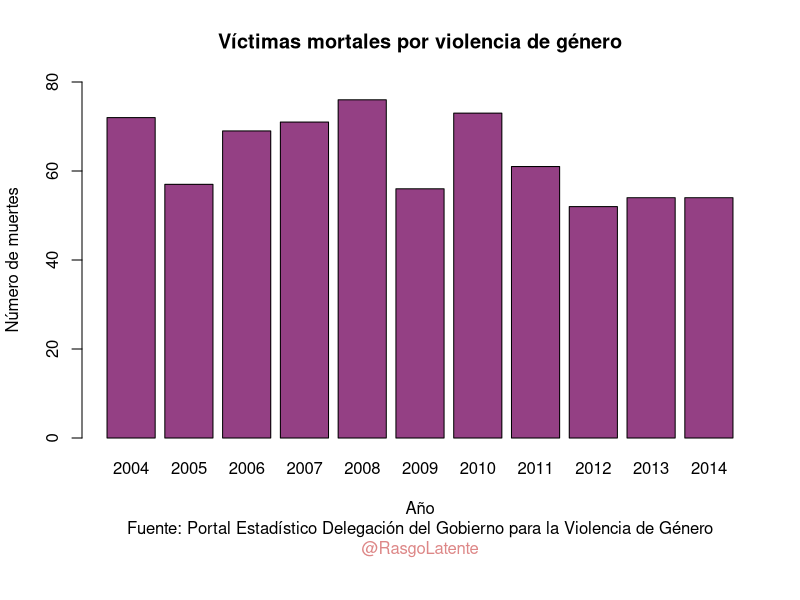

Recreate this plot in R.

# Data from: http://estadisticasviolenciagenero.msssi.gob.es/
# Taken at https://twitter.com/RasgoLatente/status/662970639028875264
# Used in https://twitter.com/RasgoLatente/status/663484970888003584
año <- 2004:2014
muertes <-  c(  72 ,  57 ,  69 ,  71,  76 ,   56,  73,   61,  52,  54,   54) 

par(mar=c(8,4,4,2)+0.1)
barplot(muertes, ylim= c(0, 80), ylab = "Número de muertes", col = "#944084",
     pch=17,names.arg = año,
     xlab = "Año", main = "Víctimas mortales por violencia de género")

mtext("Fuente: Portal Estadístico Delegación del Gobierno para la Violencia de Género",
      side=1,line=4)
mtext("@RasgoLatente",side=1,line=5, col = "#DD8787")
